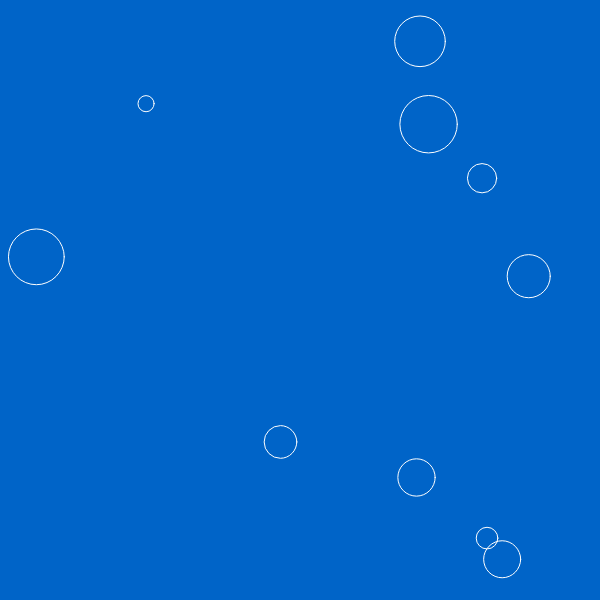
Frame 1 (no input)
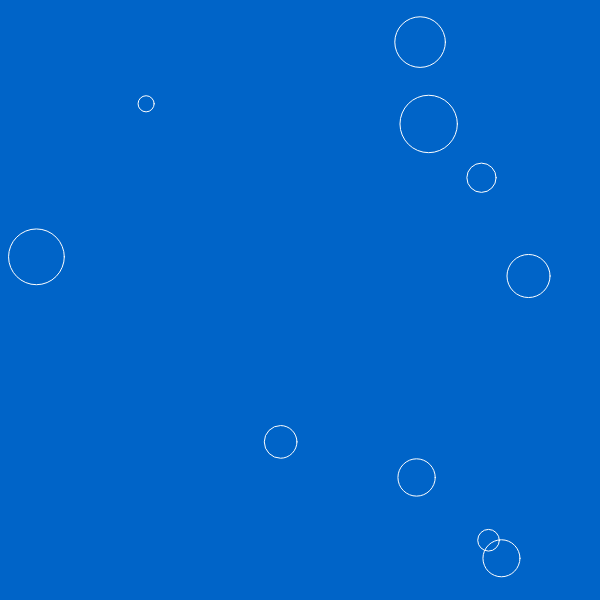
Frame 60 (no input)
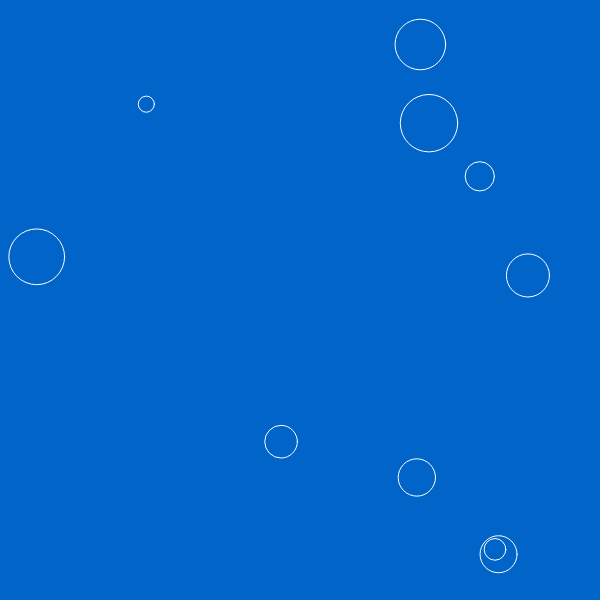
Frame 120 (the mouse pressed at the canvas centre since frame 60)

The p5.js sketch that drew these frames (run headless with seeded random() and noise() and a simulated clock; from frame 60 on, the mouse is pressed at the canvas centre):

// p5.js sketch
// ── sketch.js
var bubbles = []; // this array stores all the bubble objects
var attractors = []; // attractor objects
var a;
var b;
var centre;
var gravity

function setup() {
    createCanvas(600,600);
    
  
    a = width/2;
    b = height/2;
    centre = new Attractor(a,b);
    //attractors.push(centre);
    
    //creates a number of bubble objects and puts it into an array
    for (var i = 0 ; i < 10 ; i++){
        bubbles[i] = new Bubble(random(width),random(height));   
        }
}

function mouseDragged() {
    // creates new bubble objects when left mouse is dragged
   var mousepos = createVector(mouseX,mouseY);
    
    if (mouseButton == LEFT){
        
        bubbles.push(new Bubble(mouseX,mouseY));
        
        if (bubbles.length > 100 ){
        bubbles.shift();
        }
           
    }
    
    if (mouseButton == RIGHT){
        
        for (var i = bubbles.length -1; i >=0 ; i--){
            
            if (mousepos.dist(bubbles[i].position) < bubbles[i].radius) {
                bubbles.splice(i,1);
                console.log("delete");
                console.log(bubbles.length);
            }
        }
        
    }
}
    
    

function draw() {
    background(0,100,200);
    
    for (var i =0; i < bubbles.length; i++){
        // draws bubbles
        
        bubbles[i].display();
    
    
    
    // applys air resistance
    
        var drag = bubbles[i].velocity.copy();
        drag.normalize();
        var c = -5;
        var speed = bubbles[i].velocity.magSq();
        drag.mult(c*speed);
        bubbles[i].applyForce(drag);
        
    
    // creates gravity between bubbles
    for (var j = 0; (j < bubbles.length); j++ ) {
        
        //gravity pulling j towards i
        var gForce = bubbles[i].pull(bubbles[j]);
        bubbles[j].applyForce(gForce);
        
        
    }
        
    // updates the position of the bubble
    bubbles[i].move();
    // changes the velocity of the bubble if it contacts the edge of the screen
    bubbles[i].walls();
    
    }
    
}


    
  
    

// ── bubble.js
function Bubble(x,y) {
    this.radius = randomGaussian(20,7);
    this.mass = PI*this.radius**2;
    this.position = createVector(x,y);
    this.velocity = createVector(0,0);
    this.acceleration = createVector(0,0);
    this.chroma = 255;
    
    
    this.display = function(){
        stroke(this.chroma);
        noFill();
        ellipse(this.position.x,this.position.y,2*this.radius,2*this.radius)
    }
    
    this.move = function() {
        this.velocity.add(this.acceleration);
        this.velocity.limit(4);
        this.position.add(this.velocity);
        this.acceleration.mult(0);
      
    }
    
    this.applyForce = function(force) {
        mForce = p5.Vector.div(force,this.mass);
        this.acceleration.add(mForce);
        
    }
    
    
    this.collision = function(other) {
        //checks if two bubbles are colliding
        var d = dist(this.position.x,this.position.y, other.position.x, other.position.y);
        
        if (d < this.radius + other.radius){
            return true;
        }
        else {
            return false;
        }
        
    }
    
    this.pull = function(other) {
        var dir = p5.Vector.sub(this.position, other.position);
        var d = dir.magSq();
        //d = constrain(d,5,25);
        dir.normalize();
        dir.mult((0.001*other.mass*this.mass)/d);
        return dir;
        }
    
    this.wrapAround = function() {
        
        if (this.position.x + this.radius < 0 ){
            this.position.x = width + this.radius;
        }
        
        else if (this.position.x  > width + this.radius){
            this.position.x = -this.radius;
        }
        
        if (this.position.y + this.radius < 0) {
            this.position.y = height + this.radius;
            
            }
        else if (this.position.y  > height + this.radius) {
            this.position.y = - this.radius; ;
        }
     }
    
    this.walls = function() {
        
        if (this.position.x - this.radius < 0 ){
            this.position.x = this.radius;
            this.velocity.x *= -1;
        }
        
        else if (this.position.x + this.radius  > width){
            this.position.x = width - this.radius;
            this.velocity.x *= -1;
        }
        
        if (this.position.y - this.radius < 0) {
            this.position.y = this.radius;
            this.velocity.y *= -1;
            
            }
        else if (this.position.y + this.radius  > height) {
            this.position.y = height - this.radius; ;
            this.velocity.y *= -1;
        }
     }
        
        
        
        
        
    }
    
function Attractor(x,y) {
    
    this.position = createVector(x,y);
    this.mass = 2;
    this.radius = 10;
    
    this.display = function() {
        fill(0,0,255);
        ellipse(this.position.x,this.position.y,2*this.radius,2*this.radius);
        }
    
    this.pull = function(other) {
        var dir = p5.Vector.sub(this.position, other.position);
        var d = dir.magSq();
        //d = constrain(d,5,25);
        dir.normalize();
        dir.mult((20*other.mass*this.mass)/d);
        return dir;
        }
    
}
